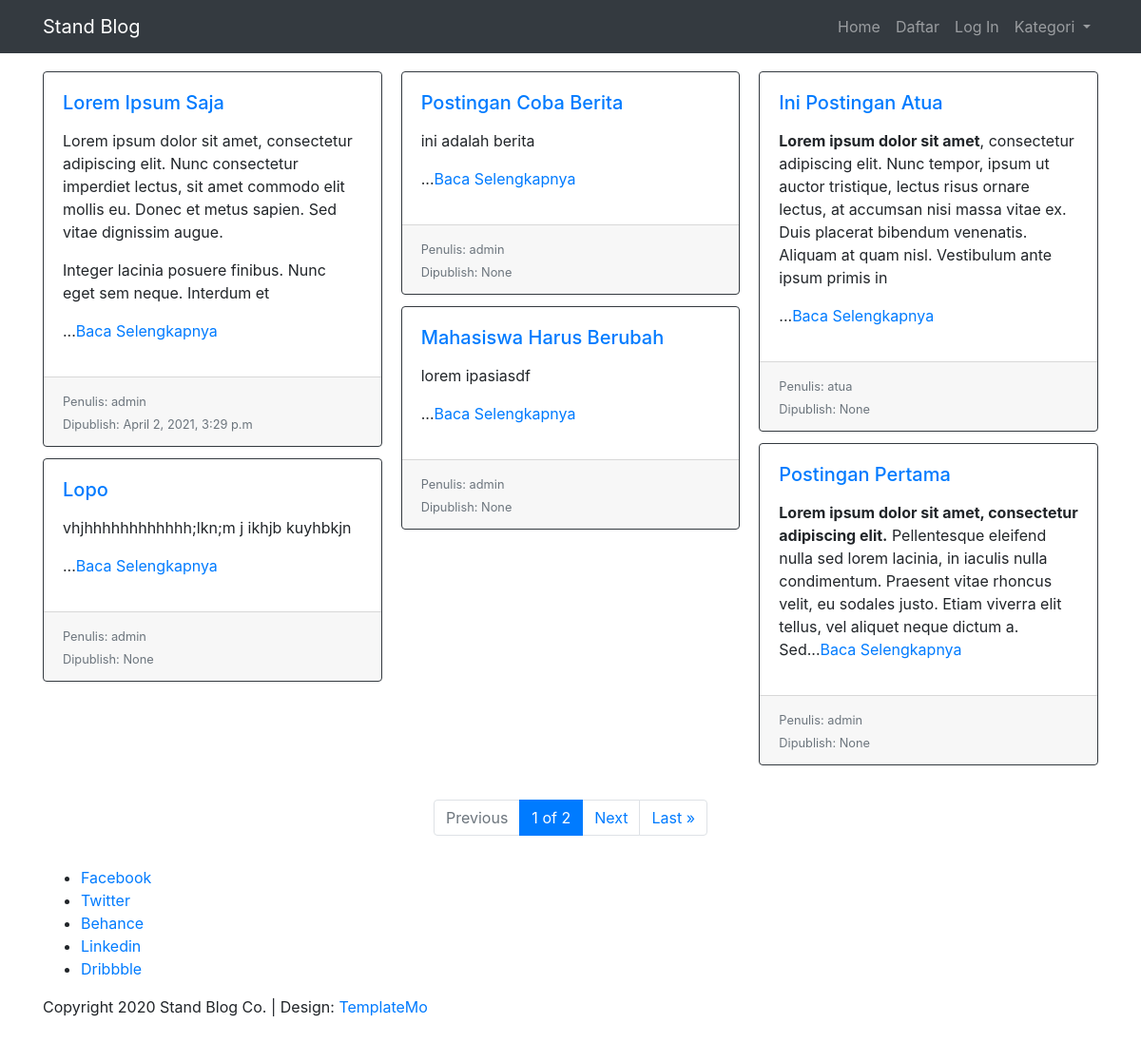
Before: / with the older database file.
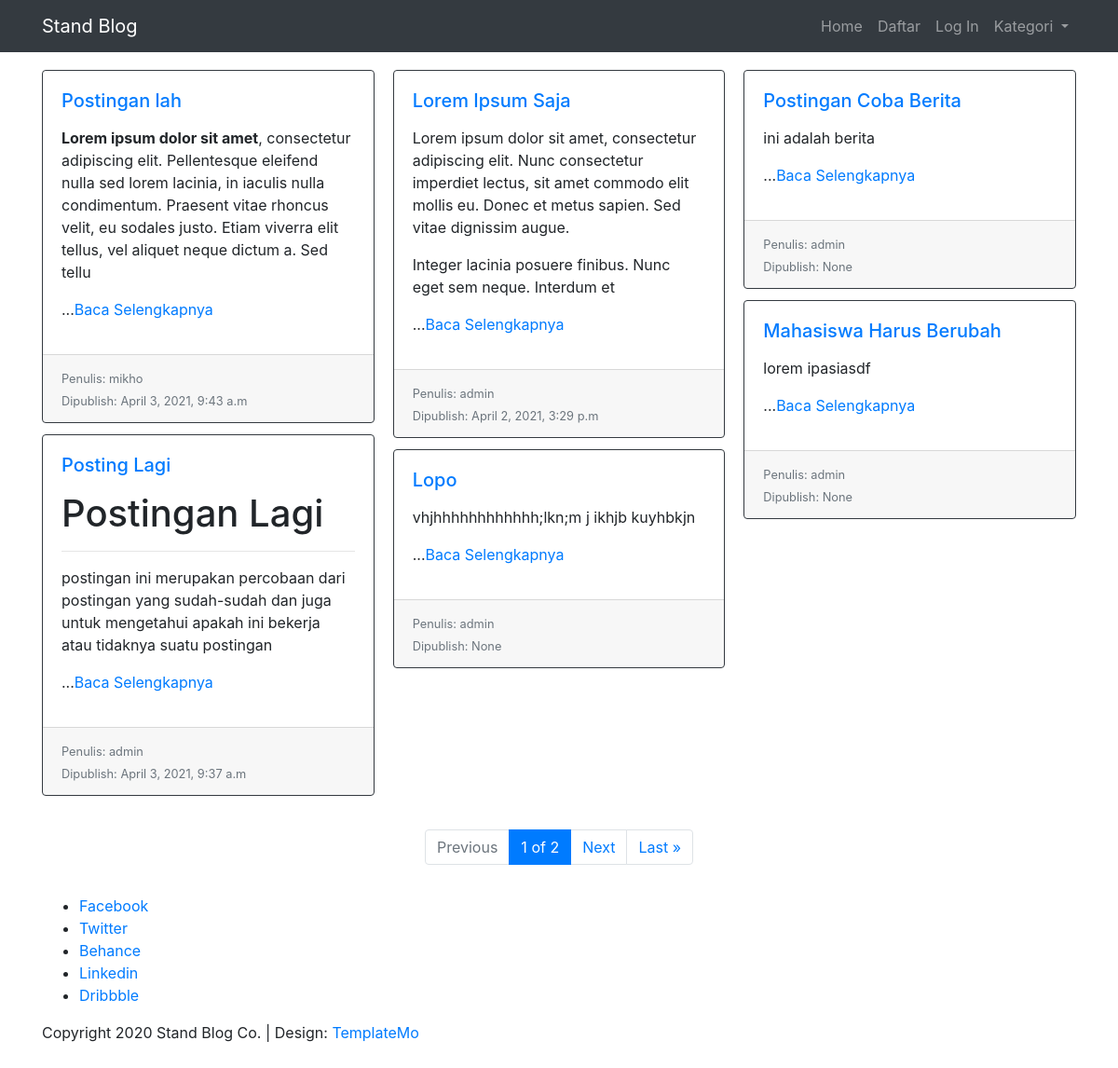
After: the same page with the newer database file.
### blog/models.py (models this page shows, shortened)
class Post(models.Model):
    judul = models.CharField(max_length=255)
    header_images = models.ImageField(null=True, blank=True, upload_to="images/")
    author = models.ForeignKey(User, on_delete=models.CASCADE)
    konten = MDTextField(blank=True, null=True)
    pub_date = models.DateTimeField(auto_now_add=True)
    update = models.DateTimeField(auto_now=True)
    kategori = models.CharField(max_length=255, default="uncategorized")

### blog/views.py (the view)
# urls.py: path('', HomeView.as_view(), name='home'),
class HomeView(ListView):
    paginate_by = 6
    model = Post
    template_name = 'blog/index.html'
    cats = Category.objects.all()
    ordering =['-pub_date']
    def get_context_data(self, *args, **kwargs):
        cat_menu  = Category.objects.all()
        context = super(HomeView, self).get_context_data(*args, **kwargs)
        context["cat_menu"] = cat_menu
        return context

### blog/models.py (called while the page is built)
    def __str__(self):
        return self.name

### blog/templates/blog/index.html
{% extends 'base.html' %}
{% load markdownify %}
{% block content %}
	<div class="card-columns">
		{% for post in object_list %}
			<div class="card border-dark">
				<div class="card-body">
					<h5 class="card-title"><a href="{% url 'detail-artikel' post.pk %}">{{ post.judul }}</a></h5>
					<p class="card-text">{{ post.konten|slice:":250"|safe|markdownify }}...<a href="{% url 'detail-artikel' post.pk %}">Baca Selengkapnya</a></p>
				</div>
				<div class="card-footer">
					<small class="text-muted">Penulis: {{ post.author }}</small> <br>
					<small class="text-right text-muted">Dipublish: {{ post.pub_date }}</small>
				</div>
			</div>
		{% endfor %}
	</div>
	<br>
	<div class="container">
		<nav aria-label="Paginations">
			<ul class="pagination justify-content-center">
				{% if page_obj.has_previous %}
					<li class="page-item"><a class="page-link" href="?page=1">&laquo; First</a>
					<li class="page-item"><a class="page-link" href="?page={{ page_obj.previous_page_number }}">Previous</a></li>
			    {% else %}
				    <li class="page-item disabled">
				    	<a class="page-link" href="#" tabindex="-1" aria-disabled="true">Previous</a>
				    </li>
			    {% endif %}
			    <li class="page-item active">
			    	<a class="page-link" href="#">{{ page_obj.number }} of {{ page_obj.paginator.num_pages }}</a>
			    </li>
			    {% if page_obj.has_next %}
					<li class="page-item"><a class="page-link" href="?page={{ page_obj.next_page_number }}">Next</a></li>
					<li class="page-item"><a class="page-link" href="?page={{ page_obj.paginator.num_pages }}">Last &raquo;</a>
			    {% else %}
				    <li class="page-item disabled">
				    	<a class="page-link" href="#" tabindex="-1" aria-disabled="true">Next</a>
				    </li>
			    {% endif %}
			</ul>
		</nav>
	</div>
{% endblock content %}

Changed rows visible on the page:
removed Post: judul "Ini Postingan Atua", konten "Lorem ipsum dolor sit amet , consectetur adipiscing elit. Nunc tempor, ipsum ut auctor tristique, lectus risus ornare lectus, at accumsan nisi massa vitae ex. Duis placerat bibendum venenatis. Aliquam at quam nisl. Vestibulum ante ipsum primis in", author "atua", pub_date "None"
no longer on this page (row unchanged): Post: judul "Postingan Pertama", konten "Lorem ipsum dolor sit amet, consectetur adipiscing elit. Pellentesque eleifend nulla sed lorem lacinia, in iaculis nulla condimentum. Praesent vitae rhoncus velit, eu sodales justo. Etiam viverra elit tellus, vel aliquet neque dictum a. Sed", author "admin", pub_date "None"
added Post: judul "Postingan lah", konten "Lorem ipsum dolor sit amet , consectetur adipiscing elit. Pellentesque eleifend nulla sed lorem lacinia, in iaculis nulla condimentum. Praesent vitae rhoncus velit, eu sodales justo. Etiam viverra elit tellus, vel aliquet neque dictum a. Sed tellu", author "mikho", pub_date "April 3, 2021, 9:43 a.m"
added Post: judul "Posting Lagi", konten "Postingan Lagi postingan ini merupakan percobaan dari postingan yang sudah-sudah dan juga untuk mengetahui apakah ini bekerja atau tidaknya suatu postingan", author "admin", pub_date "April 3, 2021, 9:37 a.m"
